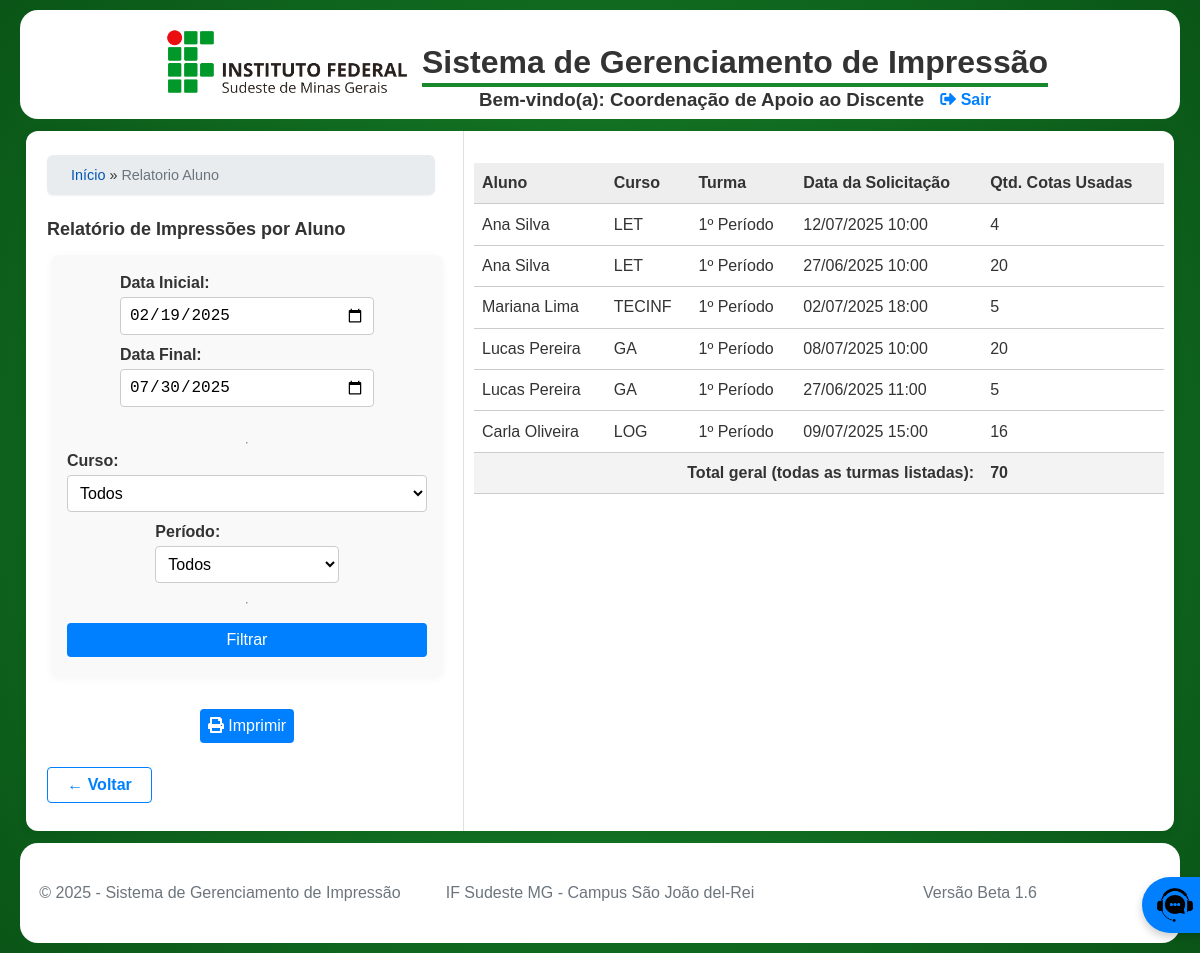
Page /pages/admin_cad/relatorio_aluno.php (signed in) on the committed database.
### tables this page shows
CREATE TABLE `SemestreLetivo` (
  `id` int(11) NOT NULL AUTO_INCREMENT,
  `ano` int(11) NOT NULL,
  `semestre` enum('1','2') NOT NULL,
  `data_inicio` date NOT NULL,
  `data_fim` date NOT NULL,
  PRIMARY KEY (`id`),
  UNIQUE KEY `ano` (`ano`,`semestre`)
);

CREATE TABLE `SolicitacaoImpressao` (
  `id` int(11) NOT NULL AUTO_INCREMENT,
  `cpf_solicitante` char(11) NOT NULL,
  `tipo_solicitante` enum('Aluno','Servidor') NOT NULL,
  `arquivo_path` text DEFAULT NULL,
  `qtd_copias` int(11) NOT NULL,
  `qtd_paginas` int(11) NOT NULL DEFAULT 1,
  `colorida` tinyint(1) NOT NULL DEFAULT 0,
  `status` enum('Nova','Lida','Aceita','Rejeitada') NOT NULL DEFAULT 'Nova',
  `data_criacao` datetime NOT NULL DEFAULT current_timestamp(),
  `reprografia_id` int(11) DEFAULT NULL,
  `arquivada` tinyint(1) NOT NULL DEFAULT 0,
  PRIMARY KEY (`id`),
  KEY `reprografia_id` (`reprografia_id`),
  CONSTRAINT `SolicitacaoImpressao_ibfk_1` FOREIGN KEY (`reprografia_id`) REFERENCES `Reprografia` (`id`) ON DELETE SET NULL
);

CREATE TABLE `Aluno` (
  `matricula` varchar(20) NOT NULL,
  `nome` varchar(100) NOT NULL,
  `sobrenome` varchar(100) NOT NULL,
  `cargo` enum('Líder','Vice-líder','Nenhum') DEFAULT 'Nenhum',
  `email` varchar(100) NOT NULL,
  `cpf` char(11) NOT NULL,
  `senha` varchar(255) NOT NULL,
  `ativo` tinyint(1) DEFAULT 1,
  `cota_id` int(11) DEFAULT NULL,
  `data_fim_validade` date DEFAULT NULL,
  PRIMARY KEY (`matricula`),
  UNIQUE KEY `cpf` (`cpf`),
  KEY `cota_id` (`cota_id`),
  CONSTRAINT `Aluno_ibfk_1` FOREIGN KEY (`cota_id`) REFERENCES `CotaAluno` (`id`) ON DELETE SET NULL
);

CREATE TABLE `Curso` (
  `id` int(11) NOT NULL AUTO_INCREMENT,
  `sigla` varchar(20) NOT NULL,
  `nome_completo` varchar(100) NOT NULL,
  PRIMARY KEY (`id`),
  UNIQUE KEY `sigla` (`sigla`)
);

CREATE TABLE `Turma` (
  `id` int(11) NOT NULL AUTO_INCREMENT,
  `curso_id` int(11) NOT NULL,
  `periodo` varchar(20) NOT NULL,
  PRIMARY KEY (`id`),
  UNIQUE KEY `curso_id` (`curso_id`,`periodo`),
  CONSTRAINT `Turma_ibfk_1` FOREIGN KEY (`curso_id`) REFERENCES `Curso` (`id`) ON DELETE CASCADE
);

### pages/admin_cad/relatorio_aluno.php (the view, shortened to what this page needs)
<?php
require_once '../../includes/config.php';
$hoje = date('Y-m-d');
$stmt_semestre = $conn->prepare("SELECT data_inicio, data_fim FROM SemestreLetivo WHERE :hoje BETWEEN data_inicio AND data_fim ORDER BY data_fim DESC LIMIT 1");
$stmt_semestre->execute([':hoje' => $hoje]);
$semestre_vigente = $stmt_semestre->fetch();
$default_data_ini = $semestre_vigente ? $semestre_vigente->data_inicio : date('Y-m-01');
$default_data_fim = $semestre_vigente ? $semestre_vigente->data_fim : date('Y-m-d');
$data_ini = $_GET['data_ini'] ?? $default_data_ini;
$data_fim = $_GET['data_fim'] ?? $default_data_fim;
$sql = "SELECT
            a.nome, a.sobrenome,
            c.sigla, c.nome_completo,
            t.periodo, t.id as turma_id,
            si.data_criacao,
            (si.qtd_copias * si.qtd_paginas) as total_cotas
        FROM SolicitacaoImpressao si
        JOIN Aluno a ON a.cpf = si.cpf_solicitante
        LEFT JOIN CotaAluno ca ON a.cota_id = ca.id
        LEFT JOIN Turma t ON ca.turma_id = t.id
        LEFT JOIN Curso c ON t.curso_id = c.id
        WHERE si.tipo_solicitante = 'Aluno'
          AND si.data_criacao BETWEEN :data_ini AND :data_fim";
$paramsFiltro = [
    ':data_ini' => $data_ini . ' 00:00:00',
    ':data_fim' => $data_fim . ' 23:59:59'
];
$sql .= " ORDER BY c.nome_completo, t.periodo, a.nome, si.data_criacao DESC";
$stmt = $conn->prepare($sql);
$stmt->execute($paramsFiltro);
$relatorio = $stmt->fetchAll();
$total_geral = 0;
foreach ($relatorio as $r) {
    $total_geral += $r->total_cotas;
}
$is_print_view = isset($_GET['imprimir']) && $_GET['imprimir'] == '1';
if ($is_print_view) :
?>
<!DOCTYPE html>
<html lang="pt-br">
<head>
    <meta charset="utf-8">
    <title>Relatório de Impressões por Aluno</title>
    <link rel="stylesheet" href="../../print_base.css">
    <link rel="icon" type="image/png" href="<?= BASE_URL ?>/favicon.ico">
</head>
<body>
    <div style="text-align:center;margin-bottom:2em;">
        <img src="../../img/logo-if-sjdr-nova-grafia-horizontal.png" alt="Logo IFSudesteMG" style="height:60px;margin-bottom:0.5em;"><br>
        <span style="font-size:1.3em;font-weight:bold;">Coordenação de Apoio ao Discente</span><br>
        <span style="font-size:1.1em;">Relatório de Impressões por Aluno</span><br>
        <span style="font-size:1em;">Período: <?= htmlspecialchars(date('d/m/Y', strtotime($data_ini))) ?> a <?= htmlspecialchars(date('d/m/Y', strtotime($data_fim))) ?></span><br>
        <span style="font-size:0.95em;color:#555;">Emitido em: <?= date('d/m/Y H:i') ?></span>
    </div>
<?php else:
require_once '../../includes/header.php';
?>
<link rel="stylesheet" href="dashboard_cad.css?v=<?= ASSET_VERSION ?>">
<main class="dashboard-layout">
    <aside class="dashboard-aside-relatorio">
        <div class="container-principal">
        <?php
        if (isset($_SESSION['usuario'])) {
            gerar_migalhas();
        }
        ?>
        <h1>Relatório de Impressões por Aluno</h1>
        <form method="GET" class="relatorio-form" id="form-relatorio">
            <div class="form-group">
                <label>Data Inicial:
                    <input type="date" name="data_ini" value="<?= htmlspecialchars($data_ini) ?>" class="form-control">
                </label>
                <label>Data Final:
                    <input type="date" name="data_fim" value="<?= htmlspecialchars($data_fim) ?>" class="form-control">
                </label>
            </div>
            <hr>
            <label>Curso:
                <select name="curso_id">
                    <option value="">Todos</option>
                </select>
            </label>
            <label>Período:
                <select name="periodo">
                    <option value="">Todos</option>
                </select>
            </label>
            <hr>
            <button type="submit" class="btn-menu">Filtrar</button>
        </form>
        <div class="container-imprimir">
            <button type="button" class="btn-menu" onclick="imprimirRelatorio()"><i class="fas fa-print"></i> Imprimir</button>
        </div>
        <div>
            <a class="btn-back" href="dashboard_cad.php">&larr; Voltar</a>
        </div>
    </aside>
<?php endif; ?>
    <section class="dashboard-main">
        <div class="responsive-table">
            <table>
                <thead>
                    <tr>
                        <th>Aluno</th>
                        <th>Curso</th>
                        <th>Turma</th>
                        <th>Data da Solicitação</th>
                        <th>Qtd. Cotas Usadas</th>
                    </tr>
                </thead>
                <tbody>
                    <?php if (empty($relatorio)): ?>
                        <tr><td colspan="5" style="text-align:center; color:#888;">Nenhum registro encontrado para os filtros selecionados.</td></tr>
                    <?php else: ?>
                        <?php foreach ($relatorio as $r): ?>
                        <tr>
                            <td><?= htmlspecialchars($r->nome . ' ' . $r->sobrenome) ?></td>
                            <td><?= htmlspecialchars($r->sigla) ?></td>
                            <td><?= htmlspecialchars($r->periodo) ?></td>
                            <td><?= date('d/m/Y H:i', strtotime($r->data_criacao)) ?></td>
                            <td><?= $r->total_cotas ?></td>
                        </tr>
                        <?php endforeach; ?>
                        <tr style="font-weight:bold;background:#f3f3f3;">
                            <td colspan="4" style="text-align:right;">Total geral (todas as turmas listadas):</td>
                            <td><?= $total_geral ?></td>
                        </tr>
                    <?php endif; ?>
                </tbody>
            </table>
        </div>
    </section>
</main>
<?php if ($is_print_view): ?>
    <script>window.onload = () => window.print();</script>
</body>
</html>
<?php else: ?>
<?php require_once '../../includes/footer.php'; ?>
<?php endif; ?>

### styles.css (style rules this page uses)
body { background: radial-gradient(circle at center, #19882c, #0A5517); background-attachment: fixed; font-family: Arial, sans-serif; margin: 0; padding: 0; color: #333; }
a { text-decoration: none; }
.form-group { margin-bottom: 1rem; }
.form-group label { display: block; margin-bottom: 0.5rem; font-weight: bold; }
.form-group input { width: 90%; padding: 0.75rem; border: 1px solid #ddd; border-radius: 4px; font-size: 1rem; }
.dashboard-layout { display: flex; min-height: 700px; background: #fff; margin: 12px 26px; border-radius: 12px; box-shadow: 0 2px 12px rgba(0,0,0,0.06); }
.dashboard-main { margin-left: 10px; margin-right: 10px; width: 65%; flex: 1; min-width: 0; padding: 1rem 0 1rem 0; }
.btn-back { display: inline-block; margin: 1.5rem auto 0 auto; background: #fff; color: #0080ff; border: 1px solid #0080ff; border-radius: 4px; padding: 0.5rem 1.2rem; font-size: 1em; font-weight: 600; text-align: center; text-decoration: none; transition: background 0.2s, color 0.2s; }

### pages/admin_cad/dashboard_cad.css (style rules this page uses)
aside { width: 40%; margin-left: 5px; }
aside h1 { font-size: 18px; }
.dashboard-aside-relatorio { width: 400px; border-right: 1px solid #e0e0e0; padding: 1.5rem 1rem 1rem 1rem; display: flex; flex-direction: column; gap: 1.5rem; }
.relatorio-form { align-items: center; flex-direction: row; width: 90%; max-width: 600px; margin-bottom: 1rem; }
.relatorio-form { display: flex; flex-direction: column; width: 90%; max-width: 500px; margin: 0 auto 2em auto; background: #f9f9f9; border-radius: 8px; padding: 1.2rem 1rem 1rem 1rem; box-shadow: 0 2px 8px rgba(0,0,0,0.04); }
.relatorio-form label { font-weight: 600; margin-bottom: 0.2rem; }
.relatorio-form input, .relatorio-form select { width: 100%; min-width: 0; max-width: 100%; margin-top: 0.3rem; margin-bottom: 0.5rem; border: 1px solid #ccc; border-radius: 4px; background: #fff; box-sizing: border-box; padding: 0.5rem; font-size: 1rem; }
.relatorio-form button { width: 100%; min-width: 0; max-width: 100%; background-color: #0080ff; color: white; border: none; border-radius: 4px; cursor: pointer; margin-top: 0.7rem; margin-bottom: 0.2rem; font-size: 1rem; padding: 0.5rem; text-align: center; text-decoration: none; transition: background 0.2s; }
.btn-menu { color: #FFF; border: none; border-radius: 4px; padding: 0.5rem; font-size: 1rem; background-color: #0080ff; }
.responsive-table { width: 100%; overflow-x: auto; margin: 0 auto; padding: 1rem 0; }
table { width: 100%; border-collapse: collapse; background: #fff; margin-bottom: 1rem; }
thead { background-color: #eee; }
th, td { padding: 0.7rem 0.5rem; text-align: left; border-bottom: 1px solid #ccc; }
.container-imprimir { align-items: center; text-align: center; margin-top: 1em; }

### rows in the picture
semestreletivo: data_ini "02/19/2025", data_fim "07/30/2025"
solicitacaoimpressao: aluno.nome+sobrenome "Ana Silva", curso.sigla "LET", turma.periodo "1º Período", data_criacao "12/07/2025 10:00", total_cotas "4"
solicitacaoimpressao: aluno.nome+sobrenome "Ana Silva", curso.sigla "LET", turma.periodo "1º Período", data_criacao "27/06/2025 10:00", total_cotas "20"
solicitacaoimpressao: aluno.nome+sobrenome "Mariana Lima", curso.sigla "TECINF", turma.periodo "1º Período", data_criacao "02/07/2025 18:00", total_cotas "5"
solicitacaoimpressao: aluno.nome+sobrenome "Lucas Pereira", curso.sigla "GA", turma.periodo "1º Período", data_criacao "08/07/2025 10:00", total_cotas "20"
solicitacaoimpressao: aluno.nome+sobrenome "Lucas Pereira", curso.sigla "GA", turma.periodo "1º Período", data_criacao "27/06/2025 11:00", total_cotas "5"
solicitacaoimpressao: aluno.nome+sobrenome "Carla Oliveira", curso.sigla "LOG", turma.periodo "1º Período", data_criacao "09/07/2025 15:00", total_cotas "16"

### other values in the picture
SITE_NAME "Sistema de Gerenciamento de Impressão"
$nome_exibicao "Relatorio Aluno"
$total_geral "70"
CURRENT_YEAR "2025"
ASSET_VERSION "1.6"
